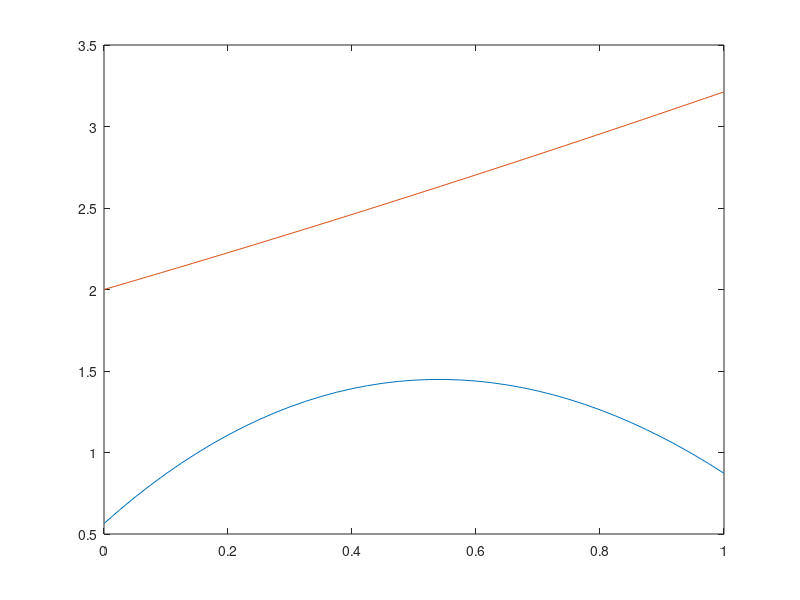

Write the MATLAB code that produced this figure.
clc;
clear all;
    
fx = [0.5644 0.6473 0.7258 0.7999 0.8697 0.9353 0.9967 1.0540 1.1072 1.1564 ...
  1.2016 1.2429 1.2803 1.3138 1.3435 1.3695 1.3917 1.4102 1.4250 1.4362 ...
  1.4438 1.4477 1.4482 1.4450 1.4384 1.4283 1.4147 1.3977 1.3773 1.3535 ...
  1.3263 1.2957 1.2618 1.2246 1.1841 1.1403 1.0932 1.0429 0.9893 0.9325 0.8725];
fxx = linspace(0,1,41);
x = 0:0.25:10;
f = @(xq)interp1(x,fx,xq);
tspan = [0 1];
x0 = 2;
[t,y] = ode45(@(t,x)f(x),tspan,x0);
plot(fxx,fx,t,y);